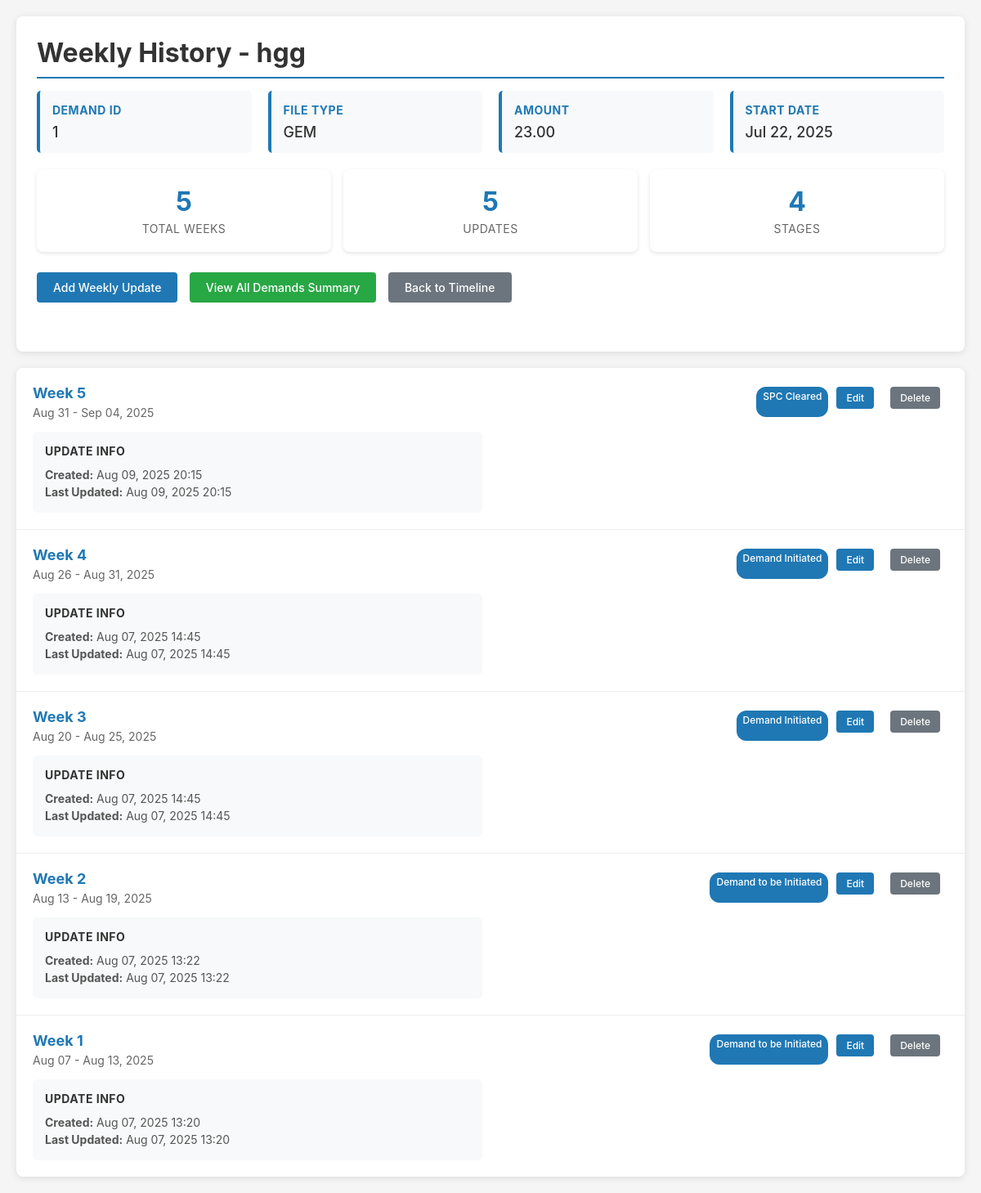
/demand/47/weekly/history/, run on an earlier commit of the app's database.
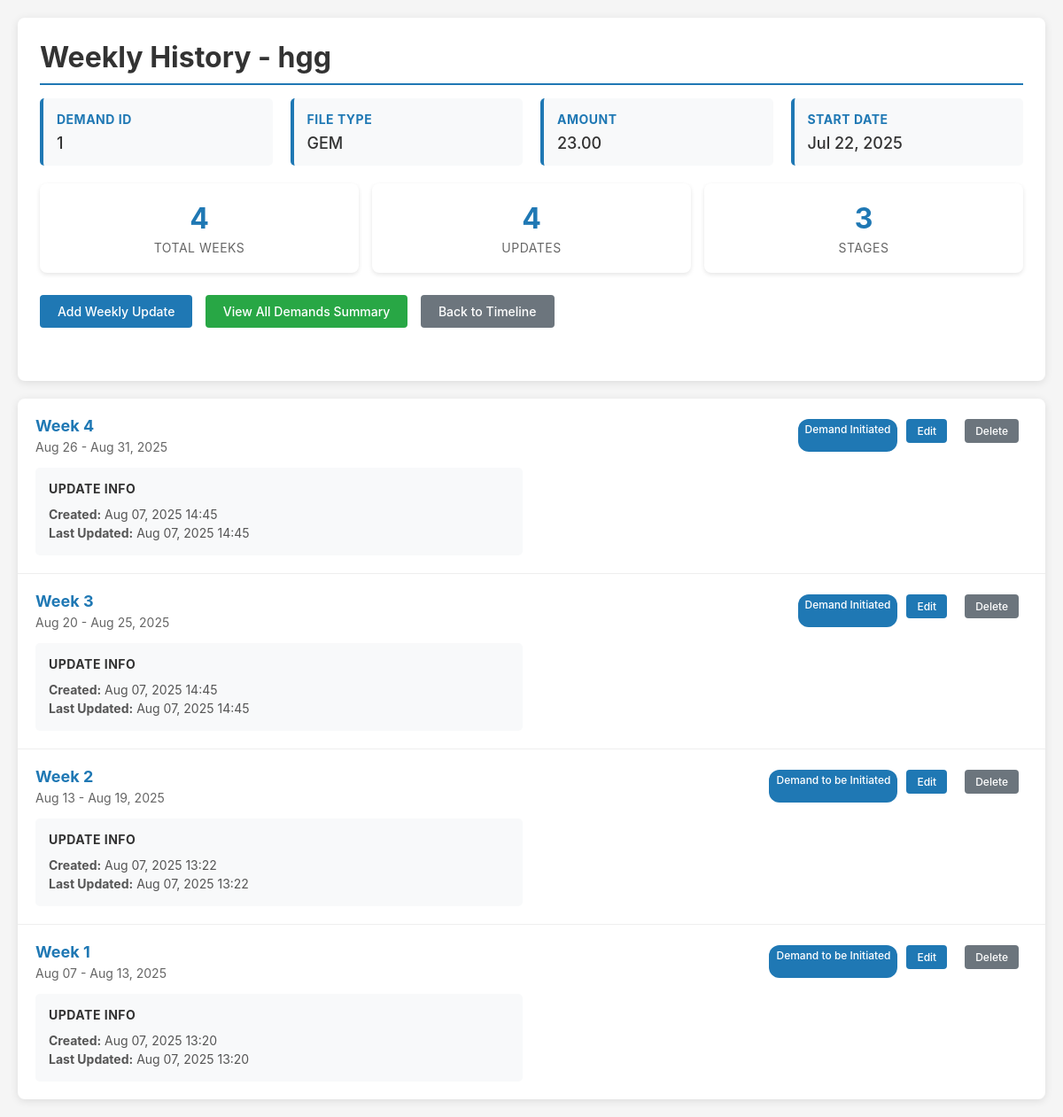
And on a later commit of the database.
### trackerapp/models.py (models this page shows, shortened)
class Demand(models.Model):
    name = models.CharField(max_length=200)
    created_at = models.DateTimeField(auto_now_add=True)
    demand_ID = models.CharField(max_length=100, null=True, blank=True)
    file_type = models.CharField(max_length=100, null=True, blank=True)
    file_subtype = models.CharField(max_length=100, null=True, blank=True)
    file_detail = models.CharField(max_length=100, null=True, blank=True)
    demand_amount = models.DecimalField(max_digits=15, decimal_places=2, null=True, blank=True)
    io_name = models.CharField(max_length=200, null=True, blank=True)
    start_date = models.DateField(null=True, blank=True)
    duration_months = models.IntegerField(null=True, blank=True)
    weekly_start_date = models.DateField(null=True, blank=True)
    weekly_end_date = models.DateField(null=True, blank=True)
    selected_stages = models.JSONField(default=list, blank=True)  # Store list of selected stage names

class WeeklyUpdate(models.Model):
    demand = models.ForeignKey(Demand, on_delete=models.CASCADE, related_name='weekly_updates')
    week_number = models.IntegerField()
    week_start_date = models.DateField()
    week_end_date = models.DateField()
    current_stage = models.CharField(max_length=50, choices=Stage.choices, null=True, blank=True)
    progress_percentage = models.IntegerField(default=0)
    challenges = models.TextField(blank=True, null=True)
    achievements = models.TextField(blank=True, null=True)
    next_week_plan = models.TextField(blank=True, null=True)
    created_at = models.DateTimeField(auto_now_add=True)
    updated_at = models.DateTimeField(auto_now=True)
    class Meta:
        unique_together = ('demand', 'week_number')
        ordering = ['-week_number']

### trackerapp/views.py (the view)
# urls.py: path('demand/<int:demand_id>/weekly/history/', views.weekly_history, name='weekly_history'),
def weekly_history(request, demand_id):
    demand = get_object_or_404(Demand, id=demand_id)
    weekly_updates = WeeklyUpdate.objects.filter(demand=demand).order_by('-week_number')
    total_weeks = weekly_updates.count()
    stage_progression = []
    for update in weekly_updates.order_by('week_number'):
        if update.current_stage:
            stage_progression.append({
                'week': update.week_number,
                'stage': update.current_stage,
                'date': update.week_start_date
            })
    return render(request, 'trackerapp/weekly_history.html', {
        'demand': demand,
        'weekly_updates': weekly_updates,
        'total_weeks': total_weeks,
        'stage_progression': stage_progression
    })

### trackerapp/templates/trackerapp/weekly_history.html (shortened to what this page needs)
<!DOCTYPE html>
<html lang="en">
<head>
</head>
<body>
    <div class="container">
        <div class="header">
            <h1>Weekly History - {{ demand.name }}</h1>
            <div class="demand-info">
                <div class="info-card">
                    <h4>Demand ID</h4>
                    <p>{{ demand.demand_ID|default:"Not specified" }}</p>
                </div>
                <div class="info-card">
                    <h4>File Type</h4>
                    <p>{{ demand.file_type|default:"Not specified" }}</p>
                </div>
                <div class="info-card">
                    <h4>Amount</h4>
                    <p>{{ demand.demand_amount|default:"Not specified" }}</p>
                </div>
                <div class="info-card">
                    <h4>Start Date</h4>
                    <p>{{ demand.start_date|date:"M d, Y"|default:"Not specified" }}</p>
                </div>
            </div>
            <div class="summary-stats">
                <div class="stat-card">
                    <div class="stat-number">{{ total_weeks }}</div>
                    <div class="stat-label">Total Weeks</div>
                </div>
                <div class="stat-card">
                    <div class="stat-number">{{ weekly_updates.count }}</div>
                    <div class="stat-label">Updates</div>
                </div>
                <div class="stat-card">
                    <div class="stat-number">{{ demand.stages.count }}</div>
                    <div class="stat-label">Stages</div>
                </div>
            </div>
            <div class="actions">
                <a href="{% url 'add_weekly_update' demand_id=demand.id %}" class="btn btn-primary">Add Weekly
                    Update</a>
                <a href="{% url 'weekly_summary' %}" class="btn btn-success">View All Demands Summary</a>
                <a href="{% url 'demand_list' %}" class="btn btn-secondary">Back to Timeline</a>
            </div>
        </div>
        <div class="weekly-updates">
            {% if weekly_updates %}
            {% for update in weekly_updates %}
            <div class="update-card">
                <div class="update-header">
                    <div class="week-info">
                        <div class="week-number">Week {{ update.week_number }}</div>
                        <div class="week-dates">{{ update.week_start_date|date:"M d" }} - {{ update.week_end_date|date:"M d, Y" }}</div>
                    </div>
                    <div class="update-actions">
                        {% if update.current_stage %}
                        <span class="stage-badge">{{ update.get_current_stage_display }}</span>
                        {% endif %}
                        <a href="{% url 'edit_weekly_update' update_id=update.id %}"
                            class="btn btn-primary btn-small">Edit</a>
                        <a href="javascript:void(0)" class="btn btn-secondary btn-small"
                            onclick="deleteWeeklyUpdate({{ update.id }}, '{{ demand.id }}')">Delete</a>
                    </div>
                </div>
                <div class="update-content">
                    <div class="content-section">
                        <h4>Update Info</h4>
                        <p><strong>Created:</strong> {{ update.created_at|date:"M d, Y H:i" }}</p>
                        {% if update.updated_at != update.created_at %}
                        <p><strong>Last Updated:</strong> {{ update.updated_at|date:"M d, Y H:i" }}</p>
                        {% endif %}
                    </div>
                </div>
            </div>
            {% endfor %}
            {% else %}
            <div class="no-updates">
                <h3>No Weekly Updates Yet</h3>
                <p>Start tracking progress by adding your first weekly update.</p>
                <a href="{% url 'add_weekly_update' demand_id=demand.id %}" class="btn btn-primary">Add First Update</a>
            </div>
            {% endif %}
        </div>
    </div>
</body>
</html>

### trackerapp/templates/trackerapp/weekly_history.html (style rules this page uses)
body { font-family: -apple-system, BlinkMacSystemFont, "Segoe UI", Roboto, sans-serif; margin: 0; padding: 20px; background-color: #f5f5f5; color: #333; }
.container { max-width: 1200px; margin: 0 auto; }
.header { background-color: white; padding: 25px; border-radius: 8px; box-shadow: 0 2px 10px rgba(0, 0, 0, 0.1); margin-bottom: 20px; }
h1 { color: #333; margin: 0 0 15px 0; border-bottom: 2px solid #1f78b4; padding-bottom: 10px; }
.demand-info { display: grid; grid-template-columns: repeat(auto-fit, minmax(200px, 1fr)); gap: 20px; margin-bottom: 20px; }
.info-card { background-color: #f8f9fa; padding: 15px; border-radius: 5px; border-left: 4px solid #1f78b4; }
.info-card h4 { margin: 0 0 8px 0; color: #1f78b4; font-size: 14px; text-transform: uppercase; letter-spacing: 0.5px; }
.info-card p { margin: 0; font-size: 18px; font-weight: 500; }
.summary-stats { display: grid; grid-template-columns: repeat(auto-fit, minmax(150px, 1fr)); gap: 15px; margin-bottom: 25px; }
.stat-card { background-color: white; padding: 20px; border-radius: 8px; text-align: center; box-shadow: 0 2px 5px rgba(0, 0, 0, 0.1); }
.stat-number { font-size: 32px; font-weight: bold; color: #1f78b4; margin-bottom: 5px; }
.stat-label { color: #666; font-size: 14px; text-transform: uppercase; letter-spacing: 0.5px; }
.actions { margin-bottom: 25px; }
.btn { display: inline-block; padding: 10px 20px; font-size: 14px; font-weight: 500; text-decoration: none; border-radius: 4px; border: none; cursor: pointer; margin-right: 10px; margin-bottom: 10px; }
.btn-primary { background-color: #1f78b4; color: white; }
.btn-secondary { background-color: #6c757d; color: white; }
.btn-success { background-color: #28a745; color: white; }
.weekly-updates { background-color: white; border-radius: 8px; box-shadow: 0 2px 10px rgba(0, 0, 0, 0.1); overflow: hidden; }
.update-card { border-bottom: 1px solid #eee; padding: 20px; }
.update-card:last-child { border-bottom: none; }
.update-header { display: flex; justify-content: between; align-items: center; margin-bottom: 15px; }
.week-info { flex: 1; }
.week-number { font-size: 18px; font-weight: bold; color: #1f78b4; margin-bottom: 5px; }
.week-dates { color: #666; font-size: 14px; }
.update-actions { display: flex; gap: 10px; }
.btn-small { padding: 6px 12px; font-size: 12px; }
.update-content { display: grid; grid-template-columns: 1fr 1fr; gap: 20px; margin-top: 15px; }
.content-section { background-color: #f8f9fa; padding: 15px; border-radius: 5px; }
.content-section h4 { margin: 0 0 10px 0; color: #333; font-size: 14px; text-transform: uppercase; letter-spacing: 0.5px; }
.content-section p { margin: 0; font-size: 14px; line-height: 1.5; color: #555; }
.stage-badge { display: inline-block; background-color: #1f78b4; color: white; padding: 4px 8px; border-radius: 12px; font-size: 12px; font-weight: 500; }

What changed in the data, as far as the page shows it:
removed WeeklyUpdate: week_number "5", week_start_date "Aug 31", week_end_date "Sep 04, 2025", current_stage "SPC Cleared", created_at "Aug 09, 2025 20:15", updated_at "Aug 09, 2025 20:15"
computed for Demand "hgg": stages.count "4" → "3"
Also different on the page:
{{ total_weeks }}: "5" → "4"
{{ weekly_updates.count }}: "5" → "4"
